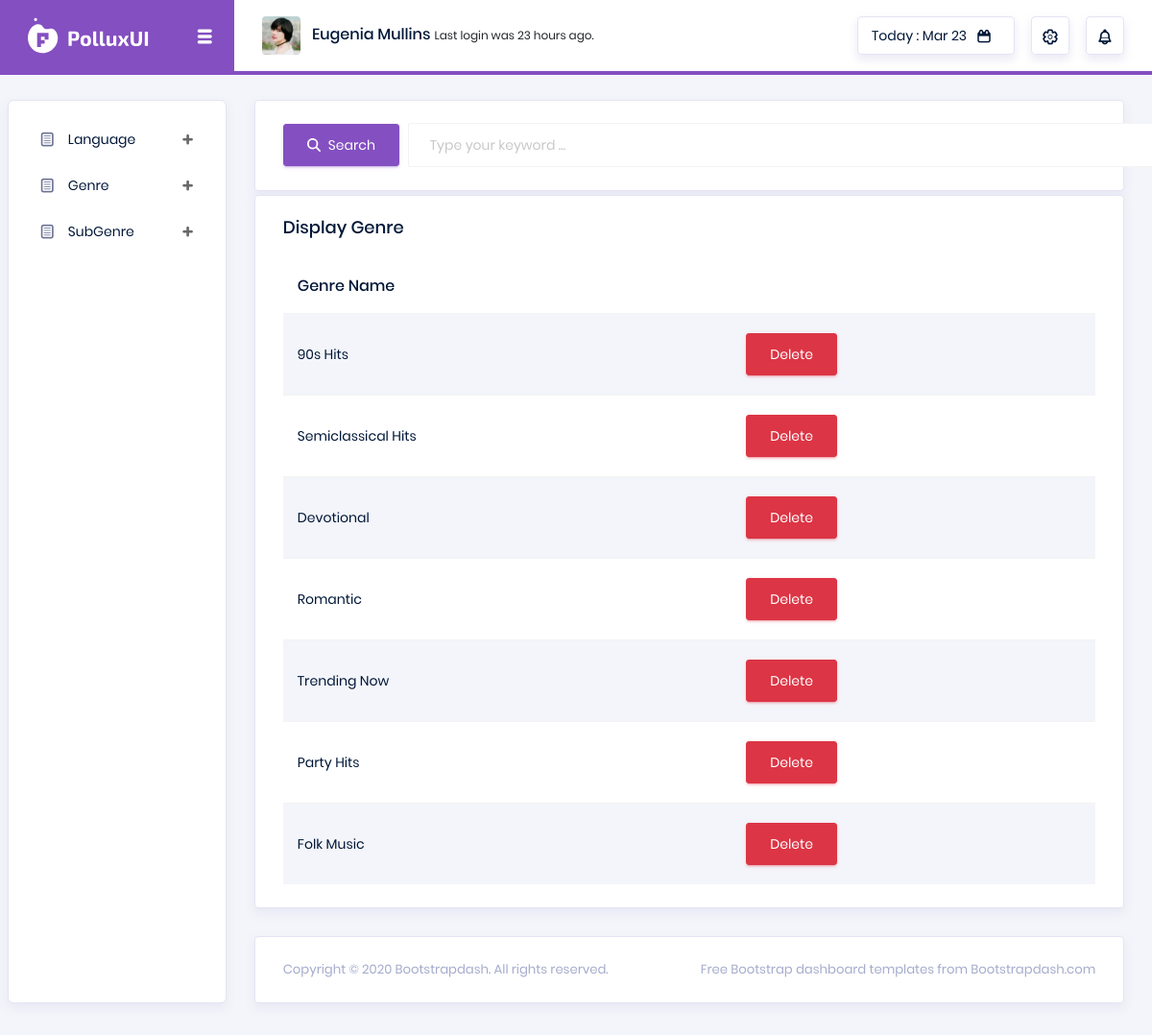
The page /backend/Display-Genre/ on the database as committed earlier.
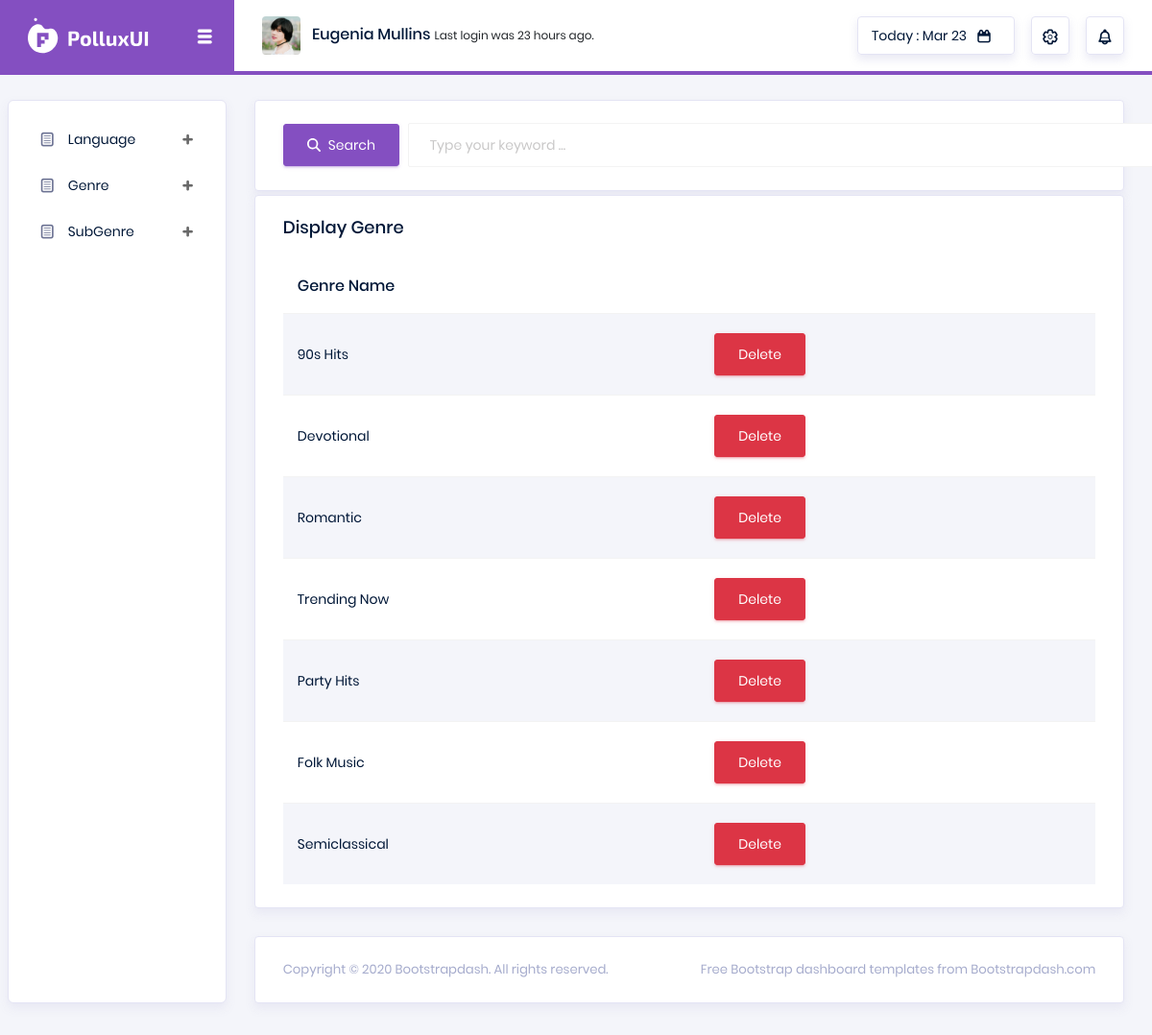
The same page on the database as committed later.
### backend/models.py (models this page shows)
class GenreDb(models.Model):
    Genre_Name = models.CharField(max_length=255, null=True, blank=True)

### backend/views.py (the view)
# urls.py: path('Display-Genre/', views.DisplayGenre, name='DisplayGenre'),
def DisplayGenre(request):
    genre = GenreDb.objects.all()
    if request.method == 'GET':
        str = request.GET.get('keyword')
        if str != None:
            genre = GenreDb.objects.filter(Genre_Name__icontains=str)
    context = {'genre': genre}
    return render(request, 'directory/genre/disp_genre.html', context)

### backend/templates/directory/genre/disp_genre.html (shortened to what this page needs)
<!DOCTYPE html>
{% extends 'index.html' %}
{% block content %}
<html lang="en">
<head>
</head>
<body>
    <div class="card mb-1">
        <div class="card-body">
            <form action="" method="GET" class="forms-sample">
                <div class="form-group mb-0">
                    <button type="submit" class="btn btn-primary">
                        <i class="fa-solid fa-magnifying-glass mr-2"></i><span>Search</span>
                    </button>
                    <input type="text" name="keyword" class="form-control display-search-box" autocomplete="off"
                        placeholder="Type your keyword ...">
                </div>
            </form>
        </div>
    </div>
    <div class="card">
        <div class="card-body">
            <h4 class="card-title">Display Genre</h4>
            <div class="table-responsive">
                <table class="table table-striped">
                    <thead>
                        <tr>
                            <th>Genre Name</th>
                        </tr>
                    </thead>
                    <tbody>
                        {% for i in genre %}
                        <tr>
                            <td>{{i.Genre_Name}}</td>
                            <td>
                                <form action="{% url 'DeleteGenre' genreId=i.id %}">
                                    <button type="submit" class="btn btn-danger">
                                        <span>Delete</span>
                                    </button>
                                </form>
                            </td>
                        </tr>
                        {% empty %}
                        <span class="text-danger">No Records Found</span>
                        {% endfor %}
                    </tbody>
                </table>
            </div>
        </div>
    </div>
</body>
</html>
{% endblock %}

Rows that differ between the two databases and show on the page:
removed GenreDb: Genre_Name "Semiclassical Hits"
added GenreDb: Genre_Name "Semiclassical"
